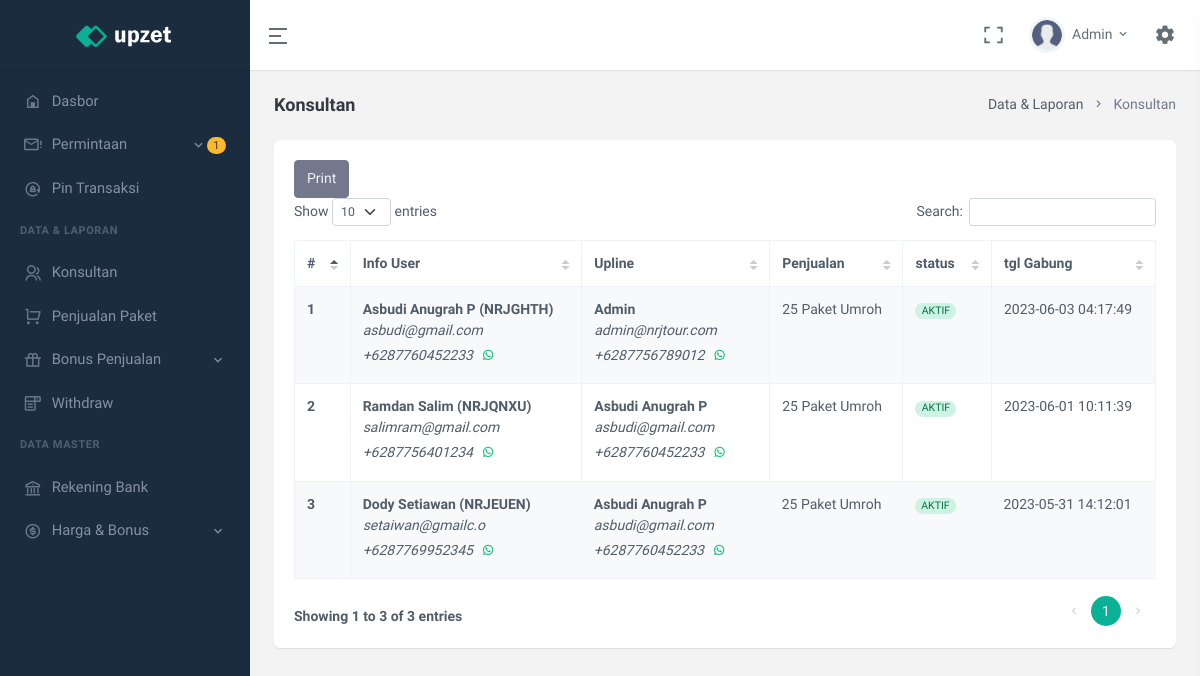
The page /data-member.php (signed in) on the database as committed earlier.
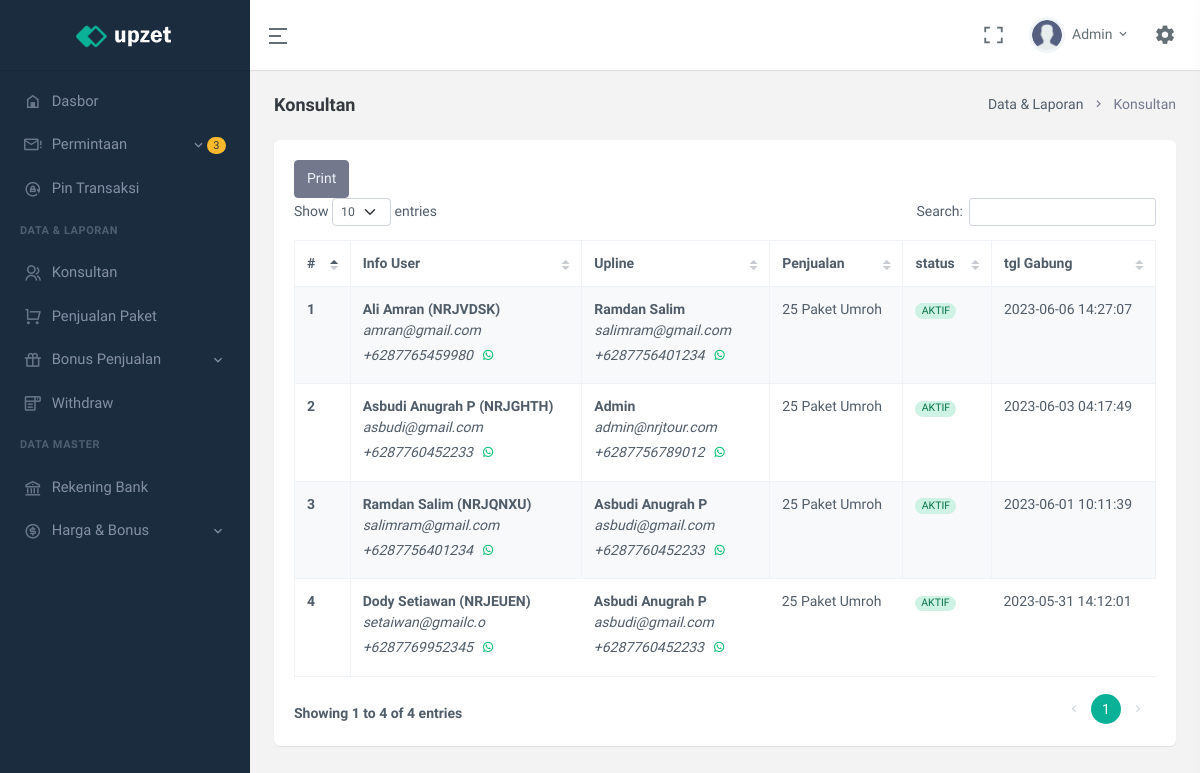
The same page on the database as committed later.
### tables this page shows
CREATE TABLE `user` (
  `id` int(11) UNSIGNED NOT NULL,
  `code_referral` varchar(7) NOT NULL,
  `email` varchar(250) NOT NULL,
  `name` varchar(25) NOT NULL,
  `no_telpn` varchar(25) NOT NULL,
  `password` text NOT NULL,
  `role_user` enum('ADMIN','OWNER','KONSULTAN') NOT NULL DEFAULT 'KONSULTAN',
  `upline` varchar(7) NOT NULL DEFAULT 'ADMIN',
  `status` enum('AKTIF','TIDAK AKTIF') NOT NULL DEFAULT 'TIDAK AKTIF',
  `join_date` datetime NOT NULL
);

### modal/ConnectionsClass.php (called while the page is built, shortened)
<?php
class ConnectionsClass{
    private $servername = "localhost";
    private $username = "root";
    private $password = "";
    private $dbname = "nrj_tour";
    protected function dbConn(){
        $connect = new mysqli($this->servername, $this->username, $this->password, $this->dbname);
        if($connect){
            return $connect;
        }
    }
    protected function dbCheck(?string $tableName = null){
        $sql = "SHOW TABLES LIKE '" . $tableName . "'";
        $exe = $this->dbConn()->query($sql);
        $result = $exe->num_rows;
        return $result;
    }
}
?>

### modal/userClass.php (called while the page is built, shortened)
<?php
class userClass extends ConnectionsClass{
    private $table_name = "user";
    public function __construct(){
        if($this->dbCheck($this->table_name) == 0){
            $sql = "CREATE TABLE " . $this->table_name . " (
                id INT(11) UNSIGNED AUTO_INCREMENT PRIMARY KEY,
                code_referral VARCHAR(7) NOT NULL UNIQUE,
                email VARCHAR(250) NOT NULL UNIQUE,
                name VARCHAR(25) NOT NULL,
                no_telpn VARCHAR(25) NOT NULL UNIQUE,
                password TEXT NOT NULL,
                role_user ENUM('ADMIN','OWNER','KONSULTAN') NOT NULL DEFAULT 'KONSULTAN',
                upline VARCHAR(7) NOT NULL DEFAULT 'ADMIN',
                status ENUM('AKTIF','TIDAK AKTIF') NOT NULL DEFAULT 'TIDAK AKTIF',
                join_date DATETIME NOT NULL
            )";
            $this->dbConn()->query($sql);
            $this->dbConn()->close();
        }
    }
    public function selectUser(?string $param = null, ?string $key1 = null, ?string $key2 = null, ?string $key3 = null, ?string $key4 = null){
        if($param == "oneCondition"){
            $sql = "SELECT * FROM " . $this->table_name . " WHERE " . $key1 . " = '" . $key2 . "' ORDER BY join_date DESC";
        }elseif($param == "checkForUpdate"){
            $sql = "SELECT * FROM " . $this->table_name . " WHERE " . $key1 . " = '" . $key2 . "' AND code_referral <> '" . $key3 . "'";
        }
        $exe = $this->dbConn()->query($sql);
        while($rows = $exe->fetch_assoc()){
            $data[] = $rows;
        }
        $result["data"] = $data;
        $result["nums"] = $exe->num_rows;
        return $result;
    }
}
?>

### config/userLogin.php (called while the page is built, shortened)
<?php
$userClass = new userClass();
$dataLogin = $userClass->selectUser("oneCondition","code_referral",$_SESSION['id_nrjtour']);
foreach($dataLogin['data'] as $row){
    $name = $row['name'];
    $role_user = $row['role_user'];
}
?>

### modal/withdrawClass.php (called while the page is built, shortened)
<?php
class withdrawClass extends ConnectionsClass{
    private $table_name = "withdraw";
    public function __construct(){
        if($this->dbCheck($this->table_name) == 0){
            $sql = "CREATE TABLE " . $this->table_name . " (
                id INT(11) UNSIGNED AUTO_INCREMENT PRIMARY KEY,
                code_referral VARCHAR(7) NOT NULL,
                nominal DOUBLE NOT NULL,
                status ENUM('PENDING','DITOLAK','SUCCESS') NOT NULL DEFAULT 'PENDING',
                date DATETIME NOT NULL
            )";
            $this->dbConn()->query($sql);
            $this->dbConn()->close();
        }
    }
    public function selectWithdraw(?string $param = null, ?string $key1 = null, ?string $key2 = null){
        if($param == "oneCondition"){
            $sql = "SELECT * FROM " . $this->table_name . " WHERE " . $key1 . " = '" . $key2 . "' ORDER BY date DESC";
        }else{
            $sql = "SELECT * FROM " . $this->table_name . " ORDER BY date DESC";
        }
        $exe = $this->dbConn()->query($sql);
        $result["data"] = $data;
        $result["nums"] = $exe->num_rows;
        return $result;
    }
}
?>

### modal/dataPenjualanClass.php (called while the page is built, shortened)
<?php
class dataPenjualanClass extends ConnectionsClass{
    private $table_name = "data_penjualan";
    public function selectDataPenjualan(?string $param = null, ?string $key1 = null, ?string $key2 = null, ?string $key3 = null, ?string $key4 = null){
        if($param == "oneCondition"){
            $sql = "SELECT * FROM " . $this->table_name . " WHERE " . $key1 . " = '" . $key2 . "' ORDER BY date DESC";
        }elseif($param == "dateUser"){
            $sql = "SELECT * FROM " . $this->table_name . " WHERE perekrut = '" . $key1 . "' AND (date >= '" . $key2 . " 00:00:00' AND date <= '" . $key3 . " 23:59:59') ORDER BY date DESC LIMIT 1";
        }else{
            $sql = "SELECT * FROM " . $this->table_name . " ORDER BY date DESC";
        }
        $exe = $this->dbConn()->query($sql);
        while($rows = $exe->fetch_assoc()){
            $data[] = $rows;
        }
        $result["data"] = $data;
        $result["nums"] = $exe->num_rows;
        return $result;
    }
}
?>

### config/dataMemberConfig.php (the view, shortened to what the changed rows need)
<?php
function dataTable(){
    global $userClass;
    global $role_user;
    $num = 1;
    if($role_user == "KONSULTAN"){
        $data = $userClass->selectUser("oneCondition", "upline", $_SESSION['id_nrjtour']);
    }else{
        $data = $userClass->selectUser("oneCondition", "role_user", "KONSULTAN");
    }
    foreach($data['data'] as $row){
        echo '<tr>
                <th> ' . $num++ . ' </th>
                <td>
                    <strong>' . $row['name'] . ' (' . $row['code_referral'] . ')</strong><br>
                    <i>' . $row['email'] . '</i><br>
                    <i>+62' . $row['no_telpn'] . '</i><a href="https://api.whatsapp.com/send?phone=62' . $row['no_telpn'] . '" class="btn btn-sm text-success radius-5"><i class="mx-auto ri-whatsapp-line"></i></a>
                </td>
                <td>
                    <strong>' . dataUser($row['upline'])['name'] . '</strong><br>
                    <i>' . dataUser($row['upline'])['email'] . '<br>
                    +62' . dataUser($row['upline'])['no_telpn'] . '<i><a href="https://api.whatsapp.com/send?phone=62' . dataUser($row['upline'])['no_telpn'] . '" class="btn btn-sm text-success radius-5"><i class="mx-auto  ri-whatsapp-line"></i></a>&nbsp;&nbsp;&nbsp;
                </td>
                <td> 25 Paket Umroh </td>
                <td>' . colorStatus($row['status']) . '</td>
                <td>' . $row['join_date'] . '</td>';
        echo'</tr>';
    }
}
function colorStatus($txt){
    if($txt == "AKTIF"){
        return '<span class="badge rounded-pill alert-success">' . $txt . '</span>';
    }else{
        return '<span class="badge rounded-pill alert-danger">' . $txt . '</span>';
    }
}
function dataUser($idUser){
    global $userClass;
    $data = $userClass->selectUser("oneCondition","code_referral",$idUser);
    foreach($data['data'] as $row){
        $result['name'] = $row['name'];
        $result['email'] = $row['email'];
        $result['no_telpn'] = $row['no_telpn'];
        $result['role_user'] = $row['role_user'];
        $result['upline'] = $row['upline'];
    }
    $result['nums'] = $data['nums'];
    return $result;
}
?>

### data-member.php (shortened to what the changed rows need)
<?php
    include "config/userLogin.php";
    include "config/dataMemberConfig.php";
?>
<!doctype html>
<html lang="en">
<head>
    <link href="assets/libs/datatables.net-bs4/css/dataTables.bootstrap4.min.css" rel="stylesheet" type="text/css" />
    <link href="assets/libs/datatables.net-buttons-bs4/css/buttons.bootstrap4.min.css" rel="stylesheet"
        type="text/css" />
    <link href="assets/libs/datatables.net-responsive-bs4/css/responsive.bootstrap4.min.css" rel="stylesheet"
        type="text/css" />
    <link href="assets/libs/sweetalert2/sweetalert2.min.css" rel="stylesheet" type="text/css" />
    <link href="assets/css/bootstrap.min.css" id="bootstrap-style" rel="stylesheet" type="text/css" />
    <link href="assets/css/icons.min.css" rel="stylesheet" type="text/css" />
    <link href="assets/css/app.min.css" id="app-style" rel="stylesheet" type="text/css" />
</head>
<body data-sidebar="dark">
    <div id="layout-wrapper">
        <?php include "partial/topBar.php" ?>
        <?php include "partial/sideBar.php" ?>
        <div class="main-content">
            <div class="page-content">
                <div class="container-fluid">
                    <div class="row">
                        <div class="col-12">
                            <div class="card">
                                <div class="card-body">
                                    <div id="downloadPdfBtn"></div>
                                    <table id="datatable" class="table table-striped dt-responsive table-bordered nowrap" style="border-collapse: collapse; border-spacing: 0; width: 100%;">
                                        <thead>
                                            <tr>
                                                <th>#</th>
                                                <th>Info User</th>
                                                <th>Upline</th>
                                                <th>Penjualan</th>
                                                <th>status</th>
                                                <th>tgl Gabung</th>
                                            </tr>
                                        </thead>
                                        <tbody>
                                            <?= dataTable() ?>
                                        </tbody>
                                    </table>
                                </div>
                            </div>
                        </div>
                    </div>
                </div>
            </div>
        </div>
    </div>
</body>
</html>

### partial/topBar.php (shortened to what the changed rows need)
<header id="page-topbar">
    <div class="navbar-header">
        <div class="d-flex">
            <div class="dropdown d-inline-block user-dropdown">
                <button type="button" class="btn header-item waves-effect" id="page-header-user-dropdown"
                    data-bs-toggle="dropdown" aria-haspopup="true" aria-expanded="false">
                    <img class="rounded-circle header-profile-user" src="assets/images/users/avatar-2.png"
                        alt="Header Avatar">
                    <span class="d-none d-xl-inline-block ms-1"><?= explode(" ",$name)[0] ?></span>
                    <i class="mdi mdi-chevron-down d-none d-xl-inline-block"></i>
                </button>
            </div>
        </div>
    </div>
</header>

### partial/sideBar.php (shortened to what the changed rows need)
<?php
    $dataPenjualanClass = new dataPenjualanClass();
    $withdrawClass = new withdrawClass();
?>
<div class="vertical-menu">
    <div data-simplebar class="h-100">
        <div id="sidebar-menu">
            <ul class="metismenu list-unstyled" id="side-menu">
                <?php
                    if($role_user == "ADMIN"){
                        $dataNotif = $dataPenjualanClass->selectDataPenjualan("all");
                        $orderNumPendingNotif = 0;
                        $orderNumPendingPelunansanNotif = 0;
                        foreach($dataNotif['data'] as $row){
                            if($row['status'] == "PENDING"){
                                $orderNumPendingNotif += 1;
                            }elseif($row['status'] == "MENUNGGU KONFIRMASI PELUNASAN"){
                                $orderNumPendingPelunansanNotif += 1;
                            }
                        }
                        $dataWd = $withdrawClass->selectWithdraw("oneCondition", "status", "PENDING");
                        $wdnUMPending = $dataWd['nums'];
                ?>
                    <li>
                        <a href="javascript: void(0);" class="has-arrow waves-effect">
                            <i class="mdi mdi-email-alert-outline"></i>
                            <?php if($orderNumPendingNotif + $orderNumPendingPelunansanNotif + $wdnUMPending > 0){ ?>
                                <span class="badge rounded-pill bg-warning text-dark float-end"><?= $orderNumPendingNotif + $orderNumPendingPelunansanNotif + $wdnUMPending ?></span>
                            <?php } ?>
                            <span>Permintaan</span>
                        </a>
                    </li>
                <?php } ?>
            </ul>
        </div>
    </div>
</div>

Rows that differ between the two databases and show on the page:
computed for user "Admin": role_user "1" → "3"
added user: name "Ali Amran", code_referral "NRJVDSK", email "amran@gmail.com", no_telpn "87765459980", name "Ramdan Salim", email "salimram@gmail.com", no_telpn "87756401234", status "AKTIF", join_date "2023-06-06 14:27:07"
Other text that changed with them:
text written by a page script: "Show entries Search: Showing 1 to 3 of 3 entries 1" → "Show entries Search: Showing 1 to 4 of 4 entries 1"
